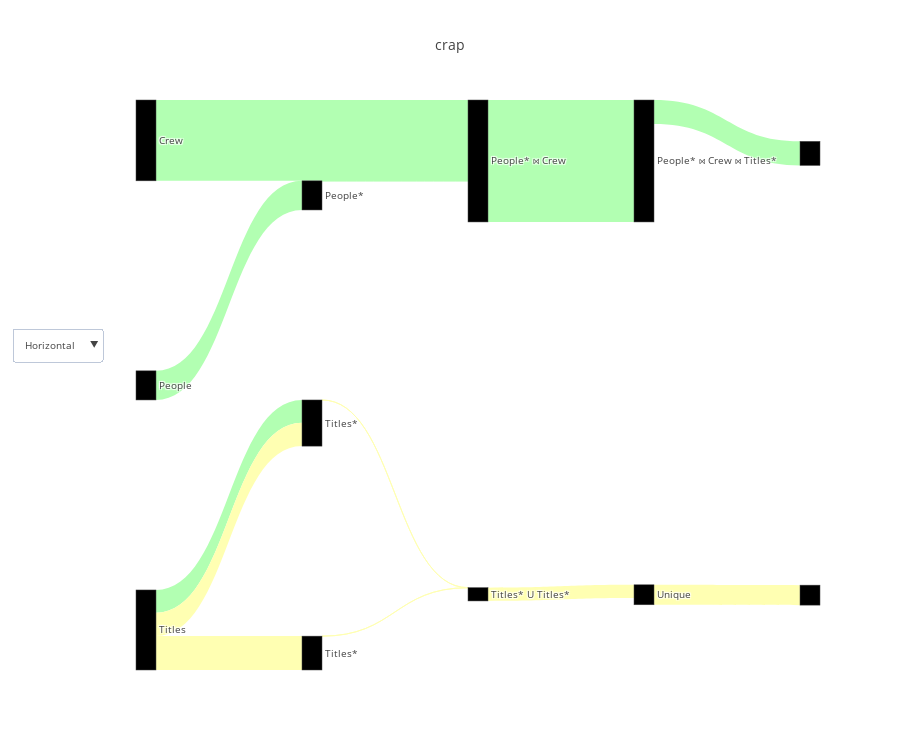

Notebook source saved alongside this figure:
### Code cell
flow_df = query_renderer.get_flow_df(queries, con_str=con_str)
query_renderer.vizualize(flow_df, metrics=["actual_duration"], title="crap",open_=False)

### Figure 1 — Plotly figure (JSON) as saved in the notebook; plotly's stock layout.template omitted (floating-point values rounded to 4 significant figures)
{"data": [{"link": {"color": ["#ffffb2", "#ffffb2", "#ffffb2", "#b2ffb2", "#b2ffb2", "#b2ffb2", "#b2ffb2", "#b2ffb2", "#ffffb2", "#ffffb2", "#b2ffb2", "#ffffb2", "#b2ffb2"], "label": ["\nDescription: Filter relation to hold only relevant records.Filter condition: (titles_1.genres = 'Action'::text)", "\nDescription: Used in a UNION to merge multiple record sets by appending them together.", "\nDescription: Remove duplicated rows from a record set.", "\nDescription: Finds relevant records by sequentially scanning the input record set. When reading from a table, Seq Scans (unlike Index Scans) perform a single read operation (only the table is read).", "\nDescription: Filter relation to hold only relevant records.Filter condition: (people.name = ANY ('{\"Owen Wilson\",\"Adam Sandler\",\"Jason Segel\"}'::text[]))", "\nDescription: Finds relevant records by sequentially scanning the input record set. When reading from a table, Seq Scans (unlike Index Scans) perform a single read operation (only the table is read).", "\nDescription: Joins to record sets by hashing one of them (using a Hash Scan).Hash Cond ('Inner', '(crew.person_id = people.person_id)')", "\nDescription: Finds relevant records by sequentially scanning the input record set. When reading from a table, Seq Scans (unlike Index Scans) perform a single read operation (only the table is read).", "\nDescription: Finds relevant records by sequentially scanning the input record set. When reading from a table, Seq Scans (unlike Index Scans) perform a single read operation (only the table is read).", "\nDescription: Finds relevant records by sequentially scanning the input record set. When reading from a table, Seq Scans (unlike Index Scans) perform a single read operation (only the table is read).", "\nDescription: Filter relation to hold only relevant records.Filter condition: (titles.genres = 'Comedy'::text)", "\nDescription: Filter relation to hold only relevant records.Filter condition: (titles.genres = 'Comedy'::text)", "\nDescription: Joins to record sets by hashing one of them (using a Hash Scan).Hash Cond ('Inner', '(titles.title_id = crew.title_id)')"], "source": [0, 1, 2, 3, 4, 5, 6, 7, 7, 7, 8, 8, 9], "target": [1, 2, 11, 4, 6, 6, 9, 8, 8, 0, 9, 1, 10], "value": [1, 233, 350, 510, 1, 1415, 2135, 397, 411, 593, -14, 1, 422]}, "node": {"color": ["black", "black", "black", "black", "black", "black", "black", "black", "black", "black", "black", "black", "black"], "label": ["Titles*", "Titles* U Titles*", "Unique", "People", "People*", "Crew", "People* ⋈ Crew", "Titles", "Titles*", "People* ⋈ Crew ⋈ Titles*"], "pad": 200}, "orientation": "h", "type": "sankey", "valueformat": ",", "valuesuffix": [" Seconds", " Seconds", " Seconds", " Seconds", " Seconds", " Seconds", " Seconds", " Seconds", " Seconds", " Seconds", " Seconds", " Seconds", " Seconds"]}], "layout": {"font": {"size": 10}, "height": 750, "title": "crap", "updatemenus": [{"buttons": [{"args": ["orientation", "h"], "label": "Horizontal", "method": "restyle"}, {"args": ["orientation", "v"], "label": "Vertical", "method": "restyle"}], "y": 0.6}]}}
